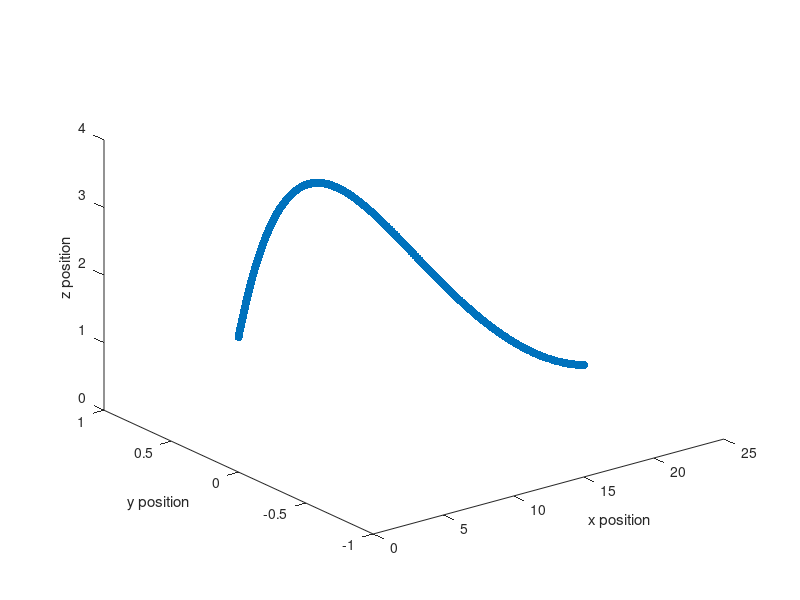

The MATLAB source for this figure:
clear;
clc;
%% the limitation of this simulation is that it assumes alpha to be constant,...
...(ie, alpha_trim). however in reality, after about 2s the pilot will give the elevator input which changes the AOA...
    ... but for conceptual design, assuing a constant AOA is adequate and anyways underestimates the results (which is good). 

%% aircraft parameters
weight = 20;
mass = weight/9.81;
thrust = 12;
rho = 1.225;
Cd0 = 0.03;
AR = 12;
planformarea = 0.3;

Cl = @(alpha) 0.6 + 2*pi*alpha*pi/180;               % use the lift curve from xflr5
Cd = @(Cl) Cd0 + (1/(pi*0.9*AR))*(Cl.^2);            % update Cd0 and (1/pi*e*AR)
lift = @(v, Cl) 0.5*rho*(v.^2)*planformarea*Cl;             
drag = @(v, Cd) 0.5*rho*(v.^2)*planformarea*Cd;

alpha_trim = 0;                                
Cl_cruise = Cl(alpha_trim);
Cd_cruise = Cd(Cl_cruise);
climb_angle = @(v) atan2(v(3), v(1))*180/pi;

h_0 = 2;                                     % initial launching height
delta_t = 0.01;                              % time steps for integration 

%% states                                    
% all the states are created as arrays, which are concatenated duting the
% simulation. To see the trajectory of any of the state over time, plot it
% like this; plot(time, gamma)
time = [0];                                 
vx = [0]; vz = [0]; vy = [0];                % vy is taken only for completeness 
ax = [0]; az = [0];
sx = [0]; sz = [h_0];                         
v = [0;0;0];
vx = [4.5]; vy = [0]; vz = [4.5];            % sqrt(vx^2 + xz^2) is the velocity at the launch (70cm flexion of arm point)
gamma = [(atan2(vz(end),vx(end)))];          % initial launch angle calculation

%% simulation
while time(end) < 3
    v = [vx(end); vy(end); vz(end)];
    dgamma = climb_angle(v);
    gamma = [gamma, dgamma];
  
    ax = thrust*cos(dgamma*pi/180) - lift(norm(v),Cl_cruise)*sin(dgamma*pi/180) - drag(norm(v),Cd_cruise)*cos(dgamma*pi/180); 
    ax = ax/mass;
    az = -weight + thrust*sin(dgamma*pi/180) + lift(norm(v),Cl_cruise)*cos(dgamma*pi/180) - drag(norm(v),Cd_cruise)*sin(dgamma*pi/180);
    az = az/mass;

    dvx = vx(end) + ax*delta_t;
    dvy = 0;
    dvz = vz(end) + az*delta_t;      
    vx = [vx, dvx];
    vy = [vy, dvy];
    vz = [vz, dvz];
    
    dsx = sx(end) + vx(end)*delta_t; 
    dsz = sz(end) + vz(end)*delta_t;
    sx = [sx, dsx];
    sz = [sz, dsz];

    dtime = time(end) + delta_t;
    time = [time, dtime];

    if sz(end) < 0.2 
        disp('hand launch unsuccessful')
        break;
    end
end

%% trajectory
figure('Name','hand launch trajectory');
hold on;
scatter3(sx, zeros(1,length(sx)),sz, 'filled');
view(3); xlabel('x position'); ylabel('y position'); zlabel('z position')